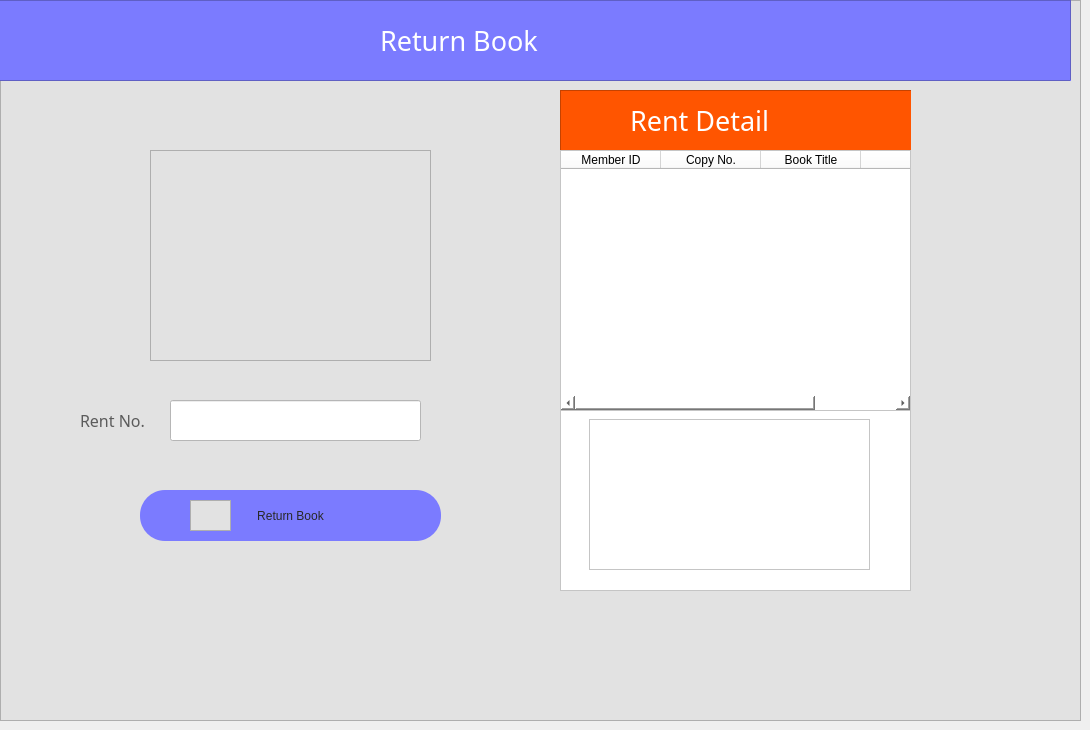
      <widget class="QWidget" name="tab_20">
       <attribute name="icon">
        <iconset resource="icons.qrc">
         <normaloff>:/newPrefix/icons/return.png</normaloff>:/newPrefix/icons/return.png</iconset>
       </attribute>
       <attribute name="title">
        <string>Return Book</string>
       </attribute>
       <widget class="QFrame" name="frame_77">
        <property name="geometry">
         <rect>
          <x>0</x>
          <y>0</y>
          <width>1081</width>
          <height>721</height>
         </rect>
        </property>
        <property name="styleSheet">
         <string notr="true">background-color: rgb(226, 226, 226);</string>
        </property>
        <property name="frameShape">
         <enum>QFrame::StyledPanel</enum>
        </property>
        <property name="frameShadow">
         <enum>QFrame::Raised</enum>
        </property>
        <widget class="QLabel" name="label_55">
         <property name="geometry">
          <rect>
           <x>10</x>
           <y>20</y>
           <width>131</width>
           <height>61</height>
          </rect>
         </property>
         <property name="font">
          <font>
           <pointsize>9</pointsize>
          </font>
         </property>
         <property name="text">
          <string/>
         </property>
        </widget>
        <widget class="QFrame" name="frame_78">
         <property name="geometry">
          <rect>
           <x>-20</x>
           <y>0</y>
           <width>1091</width>
           <height>81</height>
          </rect>
         </property>
         <property name="styleSheet">
          <string notr="true">background-color: rgb(123, 123, 255);
</string>
         </property>
         <property name="frameShape">
          <enum>QFrame::StyledPanel</enum>
         </property>
         <property name="frameShadow">
          <enum>QFrame::Raised</enum>
         </property>
         <widget class="QLabel" name="label_100">
          <property name="geometry">
           <rect>
            <x>400</x>
            <y>20</y>
            <width>511</width>
            <height>41</height>
           </rect>
          </property>
          <property name="font">
           <font>
            <family>hooge 05_55</family>
            <pointsize>20</pointsize>
           </font>
          </property>
          <property name="styleSheet">
           <string notr="true">color: rgb(255, 255, 255);</string>
          </property>
          <property name="text">
           <string>Return Book</string>
          </property>
         </widget>
        </widget>
        <widget class="QLabel" name="label_103">
         <property name="geometry">
          <rect>
           <x>80</x>
           <y>410</y>
           <width>91</width>
           <height>21</height>
          </rect>
         </property>
         <property name="font">
          <font>
           <family>Impact</family>
           <pointsize>12</pointsize>
          </font>
         </property>
         <property name="styleSheet">
          <string notr="true">color: rgb(91, 91, 91);</string>
         </property>
         <property name="text">
          <string>Rent No.</string>
         </property>
        </widget>
        <widget class="QLineEdit" name="rent_no_return">
         <property name="geometry">
          <rect>
           <x>170</x>
           <y>400</y>
           <width>251</width>
           <height>41</height>
          </rect>
         </property>
         <property name="styleSheet">
          <string notr="true">background-color: rgb(255, 255, 255);</string>
         </property>
         <property name="text">
          <string/>
         </property>
        </widget>
        <widget class="QPushButton" name="return_Button">
         <property name="geometry">
          <rect>
           <x>140</x>
           <y>490</y>
           <width>301</width>
           <height>51</height>
          </rect>
         </property>
         <property name="styleSheet">
          <string notr="true">QPushButton {
color: rgb(40, 40, 40);
  border-radius: 25px;
	background-color: rgb(123, 123, 255);
}

QPushButton:hover {
background-color: rgb(123, 123, 255);
background-color: rgb(255, 85, 0);

}
</string>
         </property>
         <property name="text">
          <string>Return Book</string>
         </property>
        </widget>
        <widget class="QFrame" name="frame_82">
         <property name="geometry">
          <rect>
           <x>190</x>
           <y>500</y>
           <width>41</width>
           <height>31</height>
          </rect>
         </property>
         <property name="styleSheet">
          <string notr="true">background-color: rgb(255, 85, 0 / 0%);
image: url(:/newPrefix/icons/return.png);</string>
         </property>
         <property name="frameShape">
          <enum>QFrame::StyledPanel</enum>
         </property>
         <property name="frameShadow">
          <enum>QFrame::Raised</enum>
         </property>
        </widget>
        <widget class="QFrame" name="frame_83">
         <property name="geometry">
          <rect>
           <x>150</x>
           <y>150</y>
           <width>281</width>
           <height>211</height>
          </rect>
         </property>
         <property name="styleSheet">
          <string notr="true">image: url(:/newPrefix/icons/returnnn.png);</string>
         </property>
         <property name="frameShape">
          <enum>QFrame::StyledPanel</enum>
         </property>
         <property name="frameShadow">
          <enum>QFrame::Raised</enum>
         </property>
        </widget>
        <widget class="QFrame" name="frame_79">
         <property name="geometry">
          <rect>
           <x>560</x>
           <y>90</y>
           <width>351</width>
           <height>501</height>
          </rect>
         </property>
         <property name="styleSheet">
          <string notr="true">background-color: rgb(255, 255, 255);</string>
         </property>
         <property name="frameShape">
          <enum>QFrame::StyledPanel</enum>
         </property>
         <property name="frameShadow">
          <enum>QFrame::Raised</enum>
         </property>
         <widget class="QLabel" name="label_51">
          <property name="geometry">
           <rect>
            <x>10</x>
            <y>20</y>
            <width>131</width>
            <height>61</height>
           </rect>
          </property>
          <property name="font">
           <font>
            <pointsize>9</pointsize>
           </font>
          </property>
          <property name="text">
           <string/>
          </property>
         </widget>
         <widget class="QFrame" name="frame_80">
          <property name="geometry">
           <rect>
            <x>0</x>
            <y>0</y>
            <width>391</width>
            <height>61</height>
           </rect>
          </property>
          <property name="styleSheet">
           <string notr="true">background-color: rgb(255, 85, 0);</string>
          </property>
          <property name="frameShape">
           <enum>QFrame::StyledPanel</enum>
          </property>
          <property name="frameShadow">
           <enum>QFrame::Raised</enum>
          </property>
          <widget class="QLabel" name="label_93">
           <property name="geometry">
            <rect>
             <x>70</x>
             <y>10</y>
             <width>231</width>
             <height>41</height>
            </rect>
           </property>
           <property name="font">
            <font>
             <family>hooge 05_55</family>
             <pointsize>20</pointsize>
            </font>
           </property>
           <property name="styleSheet">
            <string notr="true">color: rgb(255, 255, 255);</string>
           </property>
           <property name="text">
            <string>Rent Detail</string>
           </property>
          </widget>
         </widget>
         <widget class="QFrame" name="frame_81">
          <property name="geometry">
           <rect>
            <x>29</x>
            <y>329</y>
            <width>281</width>
            <height>151</height>
           </rect>
          </property>
          <property name="styleSheet">
           <string notr="true">image: url(:/newPrefix/icons/booooks.png);</string>
          </property>
          <property name="frameShape">
           <enum>QFrame::StyledPanel</enum>
          </property>
          <property name="frameShadow">
           <enum>QFrame::Raised</enum>
          </property>
         </widget>
         <widget class="QTableWidget" name="return_table">
          <property name="geometry">
           <rect>
            <x>0</x>
            <y>60</y>
            <width>351</width>
            <height>261</height>
           </rect>
          </property>
          <property name="styleSheet">
           <string notr="true">background-color: rgb(255, 255, 255);</string>
          </property>
          <column>
           <property name="text">
            <string>Member ID</string>
           </property>
          </column>
          <column>
           <property name="text">
            <string>Copy No.</string>
           </property>
          </column>
          <column>
           <property name="text">
            <string>Book Title</string>
           </property>
          </column>
          <column>
           <property name="text">
            <string/>
           </property>
          </column>
         </widget>
        </widget>
       </widget>
      </widget>
